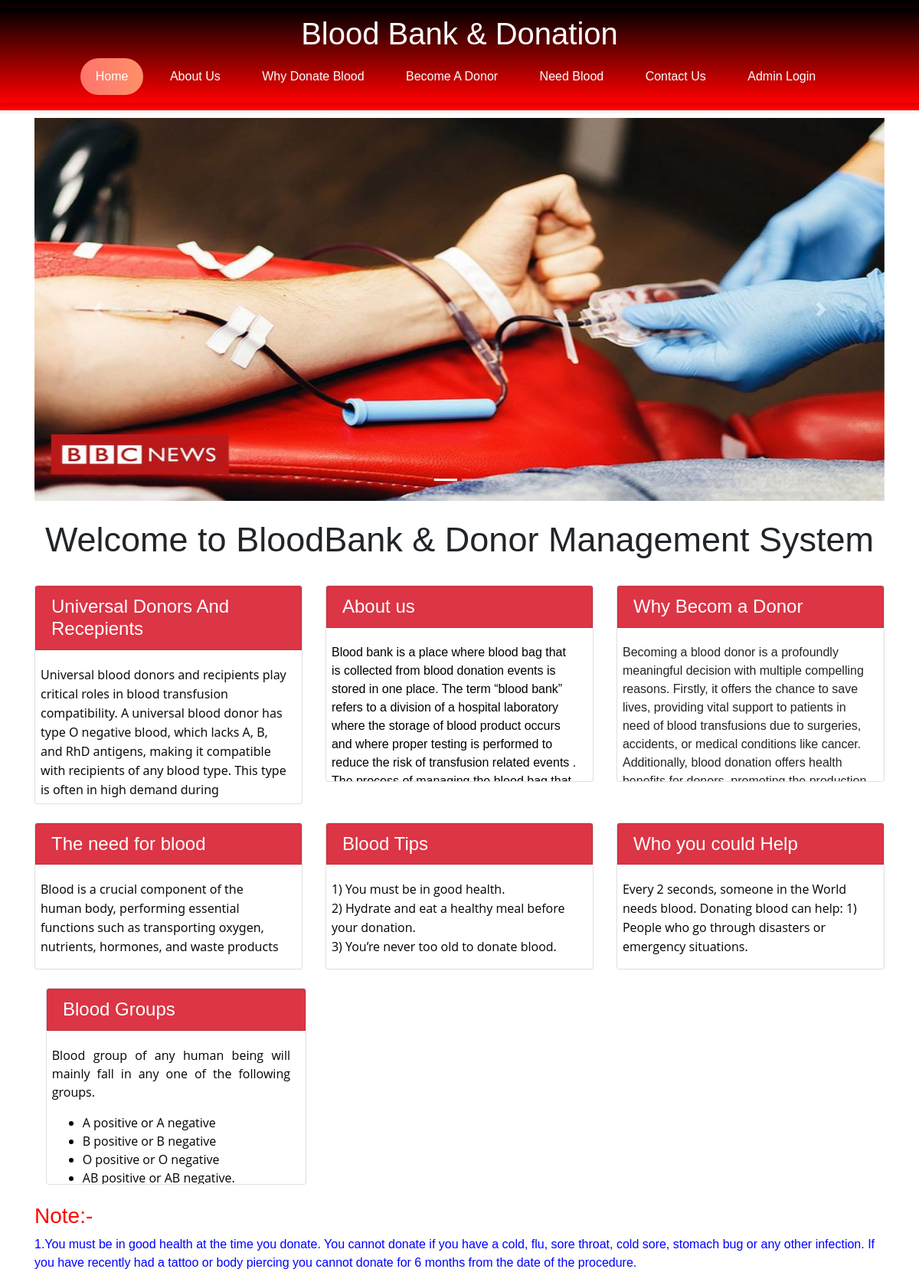
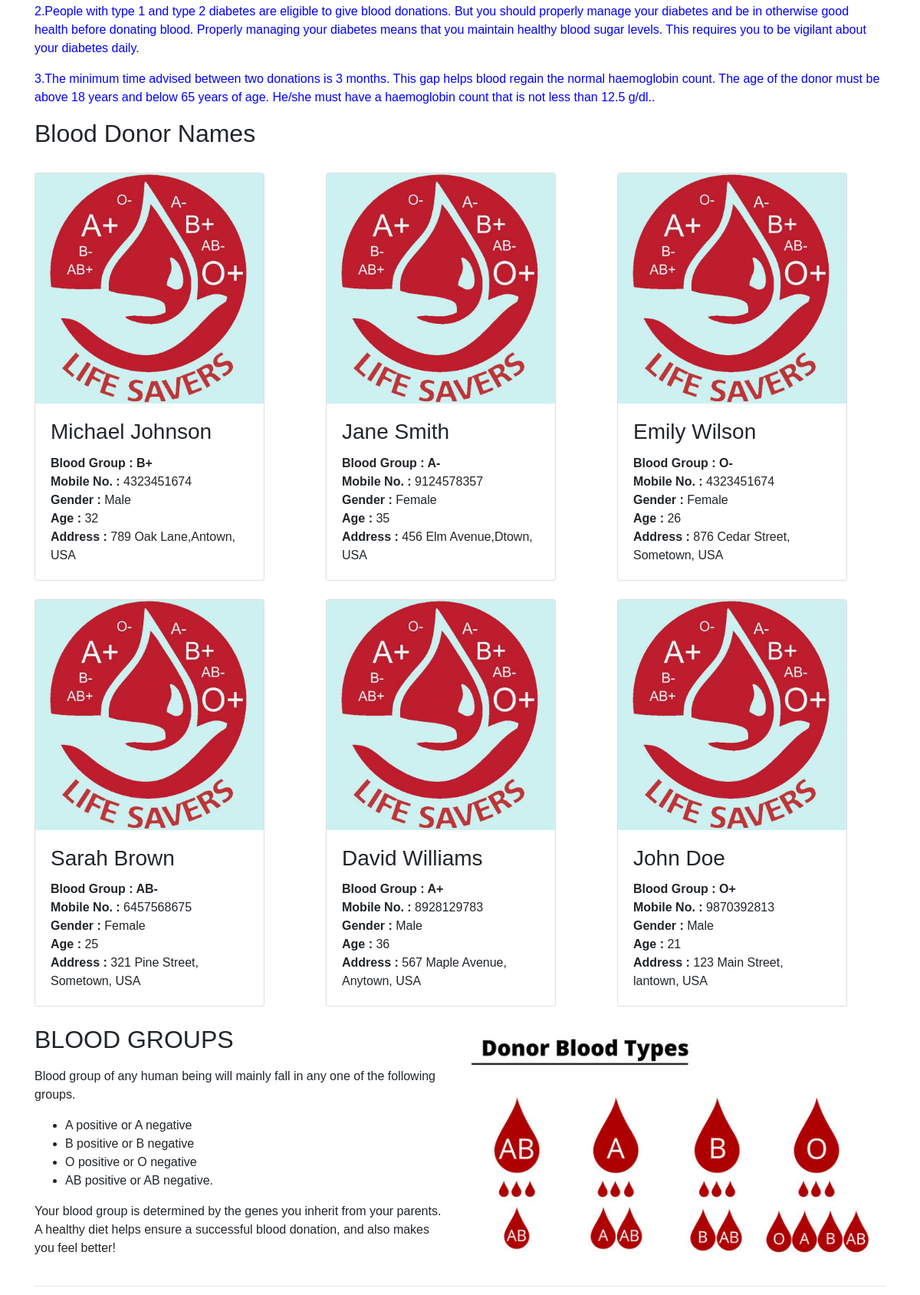
Page /Home.php (upper part) on the committed database (2 pictures, top to bottom).
### tables this page shows
CREATE TABLE `pages` (
  `page_id` int(11) NOT NULL,
  `page_name` varchar(255) NOT NULL,
  `page_type` varchar(50) DEFAULT NULL,
  `page_data` longtext NOT NULL
);

CREATE TABLE `donor_details` (
  `donor_id` int(11) NOT NULL,
  `donor_name` varchar(50) NOT NULL,
  `donor_number` varchar(10) NOT NULL,
  `donor_mail` varchar(50) DEFAULT NULL,
  `donor_age` int(60) NOT NULL,
  `donor_gender` varchar(10) NOT NULL,
  `donor_blood` varchar(10) NOT NULL,
  `donor_address` varchar(100) NOT NULL,
  `lastdonation_date` date DEFAULT NULL,
  `medical_history` text DEFAULT NULL
);

CREATE TABLE `blood` (
  `blood_id` int(11) NOT NULL,
  `blood_group` varchar(10) NOT NULL
);

### Home.php (the view, shortened to what this page needs)
<!DOCTYPE html>
<html lang="en">
<head>
  <link rel="stylesheet" href="https://maxcdn.bootstrapcdn.com/bootstrap/4.5.2/css/bootstrap.min.css">
  <link rel="stylesheet" href="Font.css">
</head>
<body style="scroll-behavior: smooth">
  <div class="header">
    <?php
    $active = "home";
    include ('Head.php'); ?>
  </div>
  <div id="page-container" style="margin-top:10px; position: relative;min-height: 84vh;">
    <div class="container">
      <div id="content-wrap" style="padding-bottom:75px;">
        <div id="demo" class="carousel slide" data-ride="carousel">
          <ul class="carousel-indicators">
            <li data-target="#demo" data-slide-to="0" class="active"></li>
            <li data-target="#demo" data-slide-to="1"></li>
          </ul>
          <div class="carousel-inner">
            <div class="carousel-item active">
              <img src="Images\carousel_image1.jpg" alt="Images\carousel_image1.jpg" width="100%" height="500">
            </div>
          </div>
          <a class="carousel-control-prev" href="#demo" data-slide="prev">
            <span class="carousel-control-prev-icon"></span>
          </a>
          <a class="carousel-control-next" href="#demo" data-slide="next">
            <span class="carousel-control-next-icon"></span>
          </a>
        </div>
        <br>
        <h1 style="text-align:center;font-size:45px;">Welcome to BloodBank & Donor Management System</h1>
        <br>
        <div class="row">
          <div class="col-lg-4 mb-4">
            <div class="card">
              <h4 class="card-header card bg-danger text-white">Universal Donors And Recepients</h4>
              <div class="card-body overflow-auto"
                style="padding-left: 2%; height: 200px; text-align: left; overflow-y: auto;">
                <?php
                include 'Conn.php';
                $sql = "SELECT * FROM pages WHERE page_type='universal'";
                $result = mysqli_query($conn, $sql);
                if (mysqli_num_rows($result) > 0) {
                  while ($row = mysqli_fetch_assoc($result)) {
                    echo $row['page_data'];
                  }
                }
                ?>
              </div>
            </div>
          </div>
          <div class="col-lg-4 mb-4">
            <div class="card">
              <h4 class="card-header card bg-danger text-white">About us</h4>
              <div class="card-body overflow-auto"
                style="padding-left: 2%; height: 200px; text-align: left; overflow-y: auto;">
                <?php
                include 'Conn.php';
                $sql = "SELECT * FROM pages WHERE page_type='aboutus'";
                $result = mysqli_query($conn, $sql);
                if (mysqli_num_rows($result) > 0) {
                  while ($row = mysqli_fetch_assoc($result)) {
                    echo $row['page_data'];
                  }
                }
                ?>
              </div>
            </div>
          </div>
          <div class="col-lg-4 mb-4">
            <div class="card">
              <h4 class="card-header card bg-danger text-white">Why Becom a Donor</h4>
              <div class="card-body overflow-auto"
                style="padding-left: 2%; height: 200px; text-align: left; overflow-y: auto;">
                <?php
                include 'Conn.php';
                $sql = "SELECT * FROM pages WHERE page_type='donor'";
                $result = mysqli_query($conn, $sql);
                if (mysqli_num_rows($result) > 0) {
                  while ($row = mysqli_fetch_assoc($result)) {
                    echo $row['page_data'];
                  }
                }
                ?>
              </div>
            </div>
          </div>
          <div class="col-lg-4 mb-4">
            <div class="card">
              <h4 class="card-header card bg-danger text-white">The need for blood</h4>
              <p class="card-body overflow-auto" style="padding-left:2%;height:120px;text-align:left;">
                <?php
                include 'Conn.php';
                $sql = $sql = "select * from pages where page_type='needforblood'";
                $result = mysqli_query($conn, $sql);
                if (mysqli_num_rows($result) > 0) {
                  while ($row = mysqli_fetch_assoc($result)) {
                    echo $row['page_data'];
                  }
                }
                ?>
              </p>
            </div>
          </div>
          <div class="col-lg-4 mb-4">
            <div class="card">
              <h4 class="card-header card bg-danger text-white">Blood Tips</h4>
              <p class="card-body overflow-auto" style="padding-left:2%;height:120px;text-align:left;">
                <?php
                include 'Conn.php';
                $sql = $sql = "select * from pages where page_type='bloodtips'";
                $result = mysqli_query($conn, $sql);
                if (mysqli_num_rows($result) > 0) {
                  while ($row = mysqli_fetch_assoc($result)) {
                    echo $row['page_data'];
                  }
                }
                ?>
              </p>
            </div>
          </div>
          <div class="col-lg-4 mb-4">
            <div class="card">
              <h4 class="card-header card bg-danger text-white">Who you could Help</h4>
              <p class="card-body overflow-auto" style="padding-left:2%;height:120px;text-align:left;">
                <?php
                include 'Conn.php';
                $sql = $sql = "select * from pages where page_type='whoyouhelp'";
                $result = mysqli_query($conn, $sql);
                if (mysqli_num_rows($result) > 0) {
                  while ($row = mysqli_fetch_assoc($result)) {
                    echo $row['page_data'];
                  }
                }
                ?>
              </p>
            </div>
          </div>
        </div>
        <div class="col-lg-4 mb-4">
          <div class="card">
            <h4 class="card-header card bg-danger text-white">Blood Groups</h4>
            <div class="card-body overflow-auto"
              style="padding-left: 2%; height: 200px; text-align: left; overflow-y: auto;">
              <?php
              include 'Conn.php';
              $sql = "SELECT * FROM pages WHERE page_type='bloodgroups'";
              $result = mysqli_query($conn, $sql);
              if (mysqli_num_rows($result) > 0) {
                while ($row = mysqli_fetch_assoc($result)) {
                  echo $row['page_data'];
                }
              }
              ?>
            </div>
          </div>
        </div>
        <div>
          <h3 style="color:red">Note:-</h3>
          <p style="color:blue">1.You must be in good health at the time you donate. You cannot donate if you have a
            cold, flu, sore throat, cold sore, stomach bug or any other infection. If you have recently had a tattoo or
            body piercing you cannot donate for 6 months from the date of the procedure.</p>
          <p style="color:blue; margin-top:0">2.People with type 1 and type 2 diabetes are eligible to give blood
            donations. But you should properly manage your diabetes and be in otherwise good health before donating
            blood. Properly managing your diabetes means that you maintain healthy blood sugar levels. This requires you
            to be vigilant about your diabetes daily.</p>
            <p style="color:blue; margin-top:0">3.The minimum time advised between two donations is 3 months. This gap helps blood regain the normal haemoglobin count. The age of the donor must be above 18 years and below 65 years of age. He/she must have a haemoglobin count that is not less than 12.5 g/dl..</p>
        </div>
        <h2>Blood Donor Names</h2>
        <div class="row">
          <?php
          include 'Conn.php';
          $sql = "select * from donor_details join blood where donor_details.donor_blood=blood.blood_id order by rand() limit 6";
          $result = mysqli_query($conn, $sql);
          if (mysqli_num_rows($result) > 0) {
            while ($row = mysqli_fetch_assoc($result)) {
              ?>
              <div class="col-lg-4 col-sm-6 portfolio-item"><br>
                <div class="card" style="width:300px">
                  <img class="card-img-top" src="Images\blood_drop_logo.jpg" alt="Card image"
                    style="width:100%;height:300px">
                  <div class="card-body">
                    <h3 class="card-title">
                      <?php echo $row['donor_name']; ?>
                    </h3>
                    <p class="card-text">
                      <b>Blood Group : </b> <b>
                        <?php echo $row['blood_group']; ?>
                      </b><br>
                      <b>Mobile No. : </b>
                      <?php echo $row['donor_number']; ?><br>
                      <b>Gender : </b>
                      <?php echo $row['donor_gender']; ?><br>
                      <b>Age : </b>
                      <?php echo $row['donor_age']; ?><br>
                      <b>Address : </b>
                      <?php echo $row['donor_address']; ?><br>
                    </p>
                  </div>
                </div>
              </div>
            <?php }
          } ?>
        </div>
        <br>
        <div class="row">
          <div class="col-lg-6">
            <h2>BLOOD GROUPS</h2>
            <p>
              <?php
              include 'Conn.php';
              $sql = $sql = "select * from pages where page_type='bloodgroups'";
              $result = mysqli_query($conn, $sql);
              if (mysqli_num_rows($result) > 0) {
                while ($row = mysqli_fetch_assoc($result)) {
                  echo $row['page_data'];
                }
              }
              ?>
            </p>
          </div>
          <div class="col-lg-6">
            <img class="img-fluid rounded" src="Images\Blood_Group.jpg" alt="image">
          </div>
        </div>
        <hr>
      </div>
    </div>
    <?php include ('Footer.php'); ?>
  </div>
</body>
</html>

### Head.php (shortened to what this page needs)
<html>
<head>
</head>
<body>
  <div class="header">
    <h1 class="logo" <?php
      echo "class='logo2'"; ?>>Blood Bank & Donation </h1>
    <div class="header-right">
    <a href="Home.php" <?php if ($active == 'home')
        echo "class='act'"; ?>>Home</a>
      <a href="About_us.php" <?php if ($active == 'about')
        echo "class='act'"; ?>>About Us</a>
      <a href="Why_donate_blood.php" <?php if ($active == 'why')
        echo "class='act'"; ?>>Why Donate Blood</a>
      <a href="Donate_blood.php" <?php if ($active == 'donate')
        echo "class='act'"; ?>>Become A Donor</a>
      <a href="Need_blood.php" <?php if ($active == 'need')
        echo "class='act'"; ?>>Need Blood</a>
      <a href="Contact_us.php" <?php if ($active == 'contact')
        echo "class='act'"; ?>>Contact Us</a>
      <a href="Admin/Login.php" <?php if ($active == 'login')
        echo "class='act'"; ?>>Admin Login</a>
    </div>
  </div>
</body>
</html>

### Footer.php (shortened to what this page needs)
<html>
<head>
</head>
<body>
</body>
</html>

### Head.php (style rules this page uses)
body { margin: 0; font-family: Gilroy, sans-serif; }
.header { overflow: hidden; background: linear-gradient(to top, red, black); color: #fff; padding: 10px 0; text-align: center; box-shadow: 0 2px 5px rgba(0, 0, 0, 0.1); }
.header a { color: #fff; text-decoration: none; padding: 12px 20px; display: inline-block; transition: background-color 0.3s; border-radius: 5px; margin-right: 10px; }
.header a.act { background: linear-gradient(to right, #fd746c, #ff9068); color: #fff; border-radius: 30px; }

### rows in the picture
pages: page_data "Universal blood donors and recipients play critical roles in blood transfusion compatibility. A universal blood donor has type O negative blood, which lacks A, B, and RhD antigens, making it compatible with recipients of any blood type. This type is often in high demand during…"
pages: page_data "Blood bank is a place where blood bag that is collected from blood donation events is stored in one place. The term “blood bank” refers to a division of a hospital laboratory where the storage of blood product occurs and where proper testing is performed to reduce the risk of transfusion related events .…"
pages: page_data "Becoming a blood donor is a profoundly meaningful decision with multiple compelling reasons. Firstly, it offers the chance to save lives, providing vital support to patients in need of blood transfusions due to surgeries, accidents, or medical conditions like cancer. Additionally, blood donation offers health…"
pages: page_data "Blood is a crucial component of the human body, performing essential functions such as transporting oxygen, nutrients, hormones, and waste products…"
pages: page_data "1) You must be in good health. 2) Hydrate and eat a healthy meal before your donation. 3) You’re never too old to donate blood."
pages: page_data "Every 2 seconds, someone in the World needs blood. Donating blood can help: 1) People who go through disasters or emergency situations."
pages: page_data "Blood group of any human being will mainly fall in any one of the following groups. A positive or A negative B positive or B negative O positive or O negative AB positive or AB negative.", page_data "Blood group of any human being will mainly fall in any one of the following groups. A positive or A negative B positive or B negative O positive or O negative AB positive or AB negative. Your blood group is determined by the genes you inherit from your parents. A healthy diet helps ensure a successful blood donation, and also makes you feel better!"
donor_details: donor_name "Michael Johnson", blood.blood_group "B+", donor_number "4323451674", donor_gender "Male", donor_age "32", donor_address "789 Oak Lane,Antown, USA"
donor_details: donor_name "Jane Smith", blood.blood_group "A-", donor_number "9124578357", donor_gender "Female", donor_age "35", donor_address "456 Elm Avenue,Dtown, USA"
donor_details: donor_name "Emily Wilson", blood.blood_group "O-", donor_number "4323451674", donor_gender "Female", donor_age "26", donor_address "876 Cedar Street, Sometown, USA"
donor_details: donor_name "Sarah Brown", blood.blood_group "AB-", donor_number "6457568675", donor_gender "Female", donor_age "25", donor_address "321 Pine Street, Sometown, USA"
donor_details: donor_name "David Williams", blood.blood_group "A+", donor_number "8928129783", donor_gender "Male", donor_age "36", donor_address "567 Maple Avenue, Anytown, USA"
donor_details: donor_name "John Doe", blood.blood_group "O+", donor_number "9870392813", donor_gender "Male", donor_age "21", donor_address "123 Main Street, lantown, USA"
